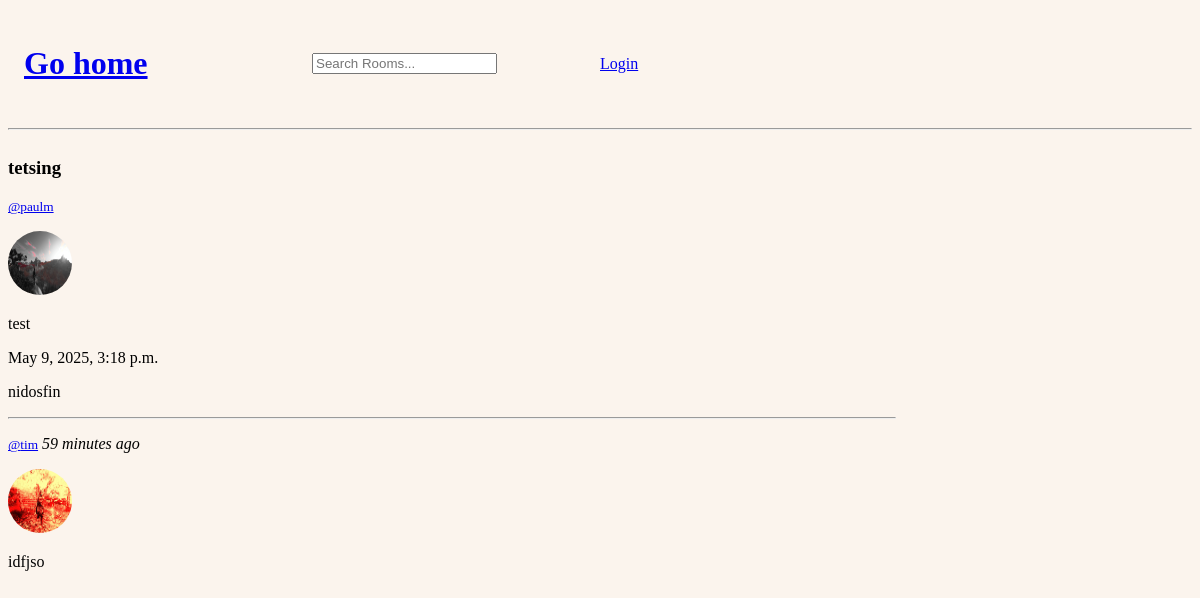
/room/1, run on the app's committed database.
### base/models.py (models this page shows, shortened)
class Room(models.Model):
    host = models.ForeignKey(User, on_delete=models.SET_NULL, null=True)
    topic =  models.ForeignKey(Topic, on_delete=models.SET_NULL, null=True)
    name = models.CharField(max_length=200)
    desc = models.TextField(null=True, blank=True)
    participants = models.ManyToManyField(User, related_name="participants", blank=True)
    updated = models.DateTimeField(auto_now=True)
    created = models.DateTimeField(auto_now_add=True)
    class Meta:
        ordering = ["-updated", "-created"]

class User(AbstractUser):
    username = models.CharField(unique=True, max_length=200, null=True)
    email = models.EmailField(unique=True, null=True)
    bio = models.TextField(null=True)
    avatar = models.ImageField(null=True, default="sens.jpg")
    USERNAME_FIELD = "username"
    REQUIRED_FIELDS = []

class Topic(models.Model):
    name = models.CharField(max_length=200)
    def __str__(self):
        return self.name

class Message(models.Model):
    user = models.ForeignKey(User, on_delete=models.CASCADE)
    room = models.ForeignKey(Room, on_delete=models.CASCADE)
    body = models.TextField()
    updated = models.DateTimeField(auto_now=True)
    created = models.DateTimeField(auto_now_add=True)

### base/views.py (the view, shortened to what this page needs)
# urls.py: path("room/<str:primary_key>", views.room, name="room"),
def room(req, primary_key):
    room = Room.objects.get(id=primary_key)
    chats = Message.objects.filter(room=primary_key).order_by("-created")
    participants = room.participants.all()
    context = {"room": room, "chats": chats, "participants": participants}
    return render(req, "base/room.html", context)

### base/templatetags/rounded_timesince.py (called while the page is built)
@register.filter
def rounded_timesince(value):
    if not value:
        return ""
    now = timezone.now()
    if timezone.is_naive(value):
        value = timezone.make_aware(value)
    delta = now - value
    seconds = delta.total_seconds()
    if seconds < 3600:
        minutes = int(seconds // 60)
        return f"{minutes} minute{'s' if minutes != 1 else ''} ago"
    elif seconds < 86400:
        hours = int(seconds // 3600)
        return f"{hours} hour{'s' if hours != 1 else ''} ago"
    elif seconds < 604800:
        days = int(seconds // 86400)
        return f"{days} day{'s' if days != 1 else ''} ago"
    elif seconds < 2592000:
        weeks = int(seconds // 604800)
        return f"{weeks} week{'s' if weeks != 1 else ''} ago"
    else:
        months = int(seconds // 2592000)
        return f"{months} month{'s' if months != 1 else ''} ago"

### base/templates/base/room.html (shortened to what this page needs)
{% extends "main.html" %} {% load rounded_timesince %}{% block content %}
<div class="room-container">
	<div>
		<div>
			<h3>{{room.name}}</h3>
			<p>
				<small>
					<a href="{% url 'user-profile' room.host.id %}">
						@{{room.host}}</a
					></small
				>
			</p>
			<img
				alt="@{{room.host.username}}'s' profile picture"
				src="{{room.host.avatar.url}}" />
			<p>{{room.topic}}</p>
			<p>{{room.created}}</p>
			<p>{{room.desc}}</p>
		</div>
		<hr />
		{% for chat in chats %}
		<div>
			<p>
				<small>
					<a href="{% url 'user-profile' chat.user.id %}">
						@{{chat.user}}</a
					></small
				>
				<i>{{chat.updated|rounded_timesince}}</i>
			</p>
			<img
				alt="@{{chat.user.username}}'s' profile picture"
				src="{{chat.user.avatar.url}}" />
			<p>{{chat.body}}</p>
		</div>
		{% endfor %}  {% endblock content %}

### templates/main.html (shortened to what this page needs)
{% load static %}
<!DOCTYPE html>
<html lang="en">
	<head>
		<link
			rel="stylesheet"
			type="text/css"
			media="screen"
			href="{% static 'styles/main.css' %}" />
	</head>
	<body>
		{% include "navbar.html" %}  {% block content %} {% endblock %}
	</body>
</html>

### templates/navbar.html (shortened to what this page needs)
<div class="grid-nav">
	<a href="/">
		<h1>Go home</h1>
	</a>
	<form
		action="{% url 'home' %}"
		method="GET">
		<input
			type="text"
			name="q"
			placeholder="Search Rooms..." />
	</form>
	{% if request.user.is_authenticated %}
	<p>Hello @{{request.user}}</p>
	<button
		type="button"
		id="dropdown">
		Options
	</button>
	<div
		class="hidden"
		id="show-settings">
		<a href="{% url 'logout' %}">Logout</a>
		<a href="{% url 'update-user' %}">User Settings</a>
		{% else %}
		<a href="{% url 'login' %}">Login</a>
		{% endif %}
	</div>
<hr />

### static/styles/main.css (style rules this page uses)
body { background-color: #fbf4ed; }
img { width: 4rem; height: 4rem; border-radius: 2rem; }
.grid-nav { display: grid; justify-self: space-around; align-items: center; grid-template-columns: repeat(4, 1fr); padding: 1rem; }
.room-container { display: grid; grid-template-columns: 3fr 1fr; }

### data on the page
Room: name "tetsing", host "paulm", host.avatar (picture), topic "test", created "May 9, 2025, 3:18 p.m.", desc "nidosfin"
Message: user "tim", updated "59 minutes ago", user.avatar (picture), body "idfjso"
